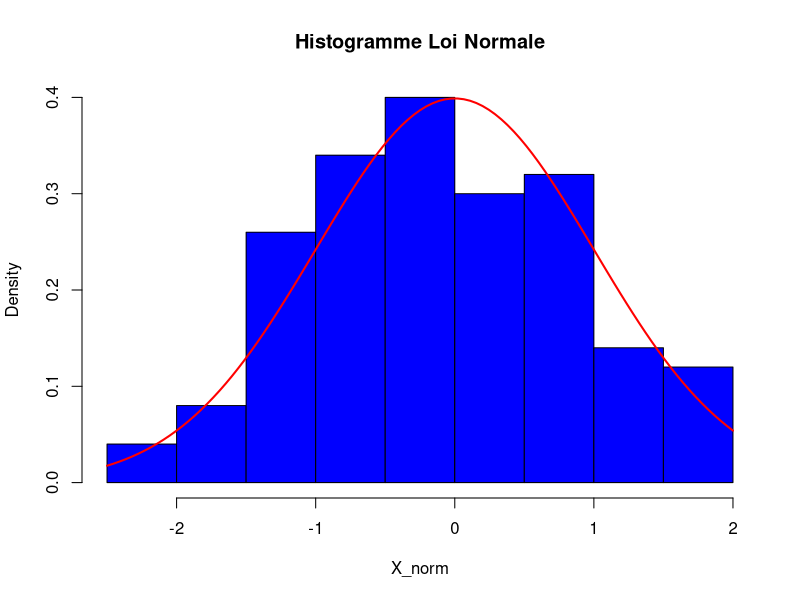

Source code (R):
# Calcul des probabilités avec pnorm()
p1 = pnorm(0.41)  # P(X ≤ 0.41)
p2 = pnorm(-0.2)  # P(X < -0.2)
p3 = 1 - pnorm(-1.54)  # P(X ≥ -1.54)
p4 = pnorm(1.2) - pnorm(-0.63)  # P(-0.63 ≤ X ≤ 1.2)

cat("P(X ≤ 0.41) =", p1, "\n")
cat("P(X < -0.2) =", p2, "\n")
cat("P(X ≥ -1.54) =", p3, "\n")
cat("P(-0.63 ≤ X ≤ 1.2) =", p4, "\n")

# Trouver u tel que P(X ≤ u) = 0.75
u = qnorm(0.75)
cat("Valeur seuil pour P(X ≤ u) = 0.75 :", u, "\n")
# Simulation de 100 observations N(0,1)
n = 100
X_norm = rnorm(n, mean = 0, sd = 1)

# Histogramme de la distribution simulée
hist(X_norm, probability = TRUE, main = "Histogramme Loi Normale", col = "blue")

# Superposition de la densité théorique
curve(dnorm(x, mean = 0, sd = 1), col = "red", lwd = 2, add = TRUE)

# Augmentation de la taille de l’échantillon
n = 10000
X_large = rnorm(n)

# Approximation empirique des probabilités
p1_emp = mean(X_large <= 0.41)
p2_emp = mean(X_large < -0.2)
p3_emp = mean(X_large >= -1.54)
p4_emp = mean(X_large >= -0.63 & X_large <= 1.2)

cat("Empirique - P(X ≤ 0.41) =", p1_emp, "\n")
cat("Empirique - P(X < -0.2) =", p2_emp, "\n")
cat("Empirique - P(X ≥ -1.54) =", p3_emp, "\n")
cat("Empirique - P(-0.63 ≤ X ≤ 1.2) =", p4_emp, "\n")
